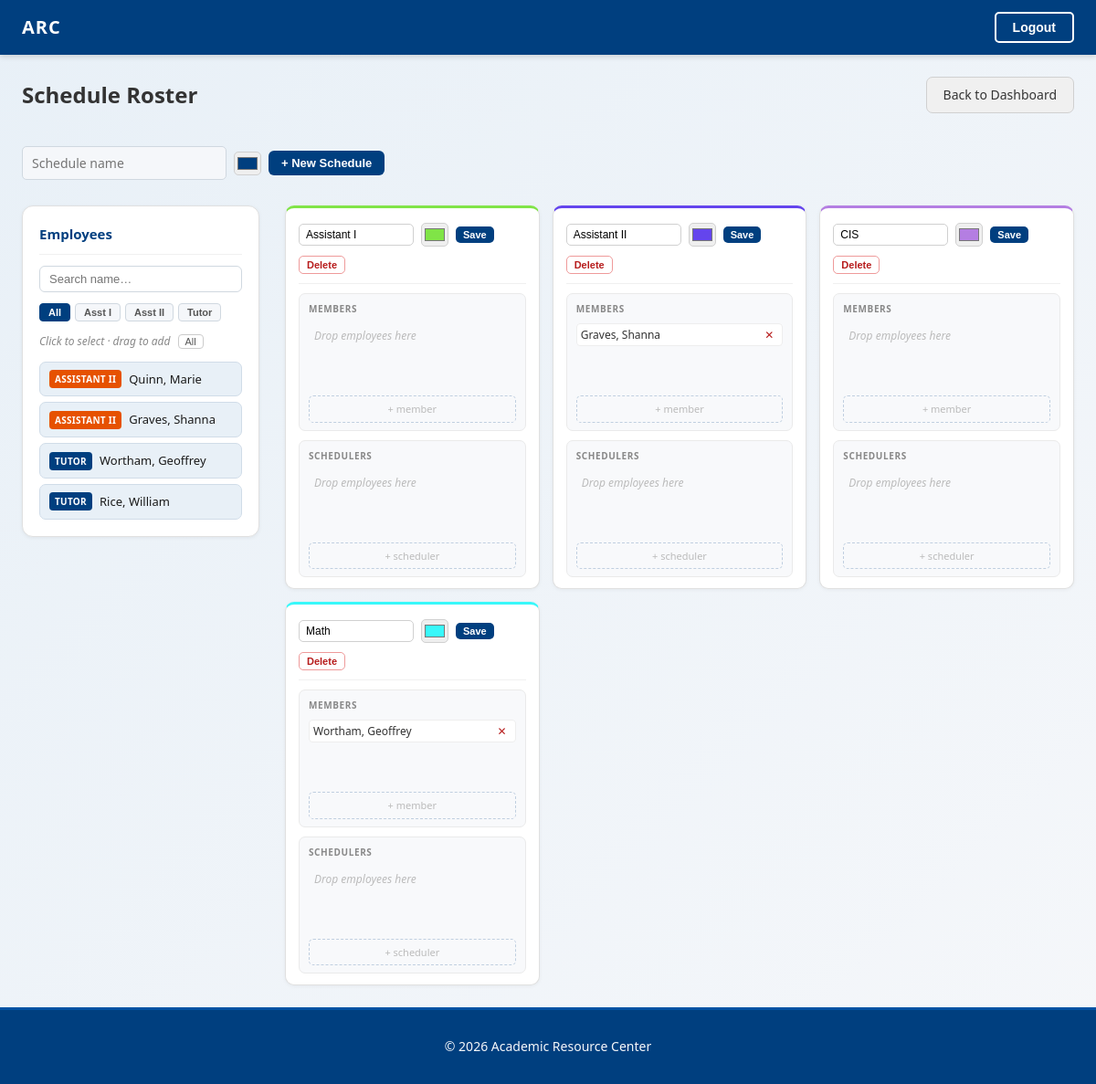
The app's page /roster/ (signed in) with its own data.
### account/models.py (models this page shows)
class Employee(AbstractUser):
    class Role(models.TextChoices):
        ASSISTANT_I = 'ASSISTANT_I', 'Assistant I'
        ASSISTANT_II = 'ASSISTANT_II', 'Assistant II'
        TUTOR = 'TUTOR', 'Tutor'
    birthdate = models.DateField(null=True, blank=True)
    part_time = models.BooleanField(default=True)
    role = models.CharField(
        max_length=20,
        choices=Role.choices,
        default=Role.TUTOR,
    )
    is_admin = models.BooleanField(default=False)

### scheduling/models.py (models this page shows, shortened)
class Schedule(models.Model):
    name = models.CharField(max_length=100, unique=True)
    color = models.CharField(max_length=7, default='#003F7F')
    schedulers = models.ManyToManyField(
        settings.AUTH_USER_MODEL,
        blank=True,
        related_name='scheduler_of'
    )
    members = models.ManyToManyField(
        settings.AUTH_USER_MODEL,
        blank=True,
        related_name='member_of'
    )

### account/views.py (the view, shortened to what this page needs)
# urls.py: path('roster/', views.roster, name='roster'),
@login_required
@user_passes_test(_admin_check)
def roster(request):
    from scheduling.models import Schedule
    from scheduling.forms import ScheduleForm
    schedules = Schedule.objects.prefetch_related('members', 'schedulers').order_by('name')
    all_employees = list(
        Employee.objects.filter(is_active=True).annotate(
            role_order=Case(
                When(role='ASSISTANT_I', then=Value(0)),
                When(role='ASSISTANT_II', then=Value(1)),
                When(role='TUTOR', then=Value(2)),
                default=Value(3),
                output_field=IntegerField(),
            )
        ).order_by('role_order', 'first_name')
    )
    return render(request, 'account/roster.html', {
        'schedules': schedules,
        'all_employees': all_employees,
        'schedule_form': ScheduleForm(),
    })

### scheduling/forms.py
class ScheduleForm(forms.ModelForm):
    class Meta:
        model = Schedule
        fields = ['name', 'color']
        widgets = {
            'name': forms.TextInput(attrs={'class': 'form-control', 'placeholder': 'Schedule name'}),
            'color': forms.TextInput(attrs={'type': 'color', 'class': 'roster-color-input'}),
        }

### account/templates/account/roster.html (shortened to what this page needs)
{% extends "dashboard/base.html" %}
{% block content %}
<div class="roster-container">
  <div class="roster-page-header">
    <h1>Schedule Roster</h1>
    <a href="{% url 'dashboard:dashboard' %}" class="btn btn-secondary">Back to Dashboard</a>
  </div>
  <div class="roster-create-bar">
    <form method="post" class="roster-add-form">
      {{ schedule_form.name }}
      {{ schedule_form.color }}
      <button type="submit" class="btn btn-add">+ New Schedule</button>
    </form>
  </div>
  <div class="roster-layout">
    <div class="roster-emp-panel">
      <h2 class="roster-panel-title">Employees</h2>
      <input type="text" id="emp-search" class="roster-emp-search" placeholder="Search name…">
      <div class="roster-role-filters">
        <button class="roster-role-btn active" data-role="">All</button>
        <button class="roster-role-btn" data-role="assistant_i">Asst I</button>
        <button class="roster-role-btn" data-role="assistant_ii">Asst II</button>
        <button class="roster-role-btn" data-role="tutor">Tutor</button>
      </div>
      <p class="roster-panel-hint">Click to select · drag to add<button type="button" id="roster-sel-all" class="roster-clear-btn">All</button></p>
      <div class="roster-emp-list">
        {% for emp in all_employees %}
        <div class="roster-emp-card"
             draggable="true"
             data-emp-pk="{{ emp.pk }}"
             data-emp-name="{{ emp.last_name }}, {{ emp.first_name }}"
             data-role="{{ emp.role|lower }}">
          <span class="roster-emp-role role-{{ emp.role|lower }}">{{ emp.get_role_display }}</span>
          {{ emp.last_name }}, {{ emp.first_name }}
        </div>
        {% empty %}
        <p class="roster-empty">No active employees.</p>
        {% endfor %}
      </div>
    </div>
    <div class="roster-schedules-panel">
      {% for schedule in schedules %}
      <section class="roster-section" style="border-top: 3px solid {{ schedule.color }};">
        <div class="roster-section-header">
          <form method="post" class="roster-add-form">
            <input type="text" name="name" value="{{ schedule.name }}" class="roster-rename-input">
            <input type="color" name="color" value="{{ schedule.color }}" class="roster-color-input">
            <button type="submit" class="btn btn-add btn-xs">Save</button>
          </form>
          <form method="post" class="inline-form"
                onsubmit="return confirm('Delete {{ schedule.name }}?\n\nThis will permanently delete the schedule AND all shift entries assigned to it.\n\nThis cannot be undone.');">
            <button type="submit" class="btn btn-deactivate btn-xs">Delete</button>
          </form>
        </div>
        <div class="roster-zone">
          <h3 class="roster-zone-title">Members</h3>
          <ul class="roster-member-list"
              id="members-{{ schedule.pk }}"
              data-schedule-pk="{{ schedule.pk }}"
              data-action="add_member"
              data-remove-action="remove_member">
            {% for emp in schedule.members.all %}
            <li class="roster-member-item" data-emp-pk="{{ emp.pk }}">
              <span>{{ emp.last_name }}, {{ emp.first_name }}</span>
              <form method="post" class="inline-form">
                <button type="submit" class="btn-icon btn-icon-remove" title="Remove">&#10005;</button>
              </form>
            </li>
            {% empty %}
            <li class="roster-empty-drop">Drop employees here</li>
            {% endfor %}
          </ul>
          <div class="roster-zone-footer">
            <div class="drop-zone"
                 data-schedule-pk="{{ schedule.pk }}"
                 data-action="add_member"
                 data-list-id="members-{{ schedule.pk }}">+ member</div>
          </div>
        </div>
        <div class="roster-zone">
          <h3 class="roster-zone-title">Schedulers</h3>
          <ul class="roster-member-list"
              id="schedulers-{{ schedule.pk }}"
              data-schedule-pk="{{ schedule.pk }}"
              data-action="add_scheduler"
              data-remove-action="remove_scheduler">
            {% for emp in schedule.schedulers.all %}
            <li class="roster-member-item" data-emp-pk="{{ emp.pk }}">
              <span>{{ emp.last_name }}, {{ emp.first_name }}</span>
              <form method="post" class="inline-form">
                {% csrf_token %}
                <input type="hidden" name="action" value="remove_scheduler">
                <input type="hidden" name="employee" value="{{ emp.pk }}">
                <input type="hidden" name="schedule" value="{{ schedule.pk }}">
                <button type="submit" class="btn-icon btn-icon-remove" title="Remove">&#10005;</button>
              </form>
            </li>
            {% empty %}
            <li class="roster-empty-drop">Drop employees here</li>
            {% endfor %}
          </ul>
          <div class="roster-zone-footer">
            <div class="drop-zone"
                 data-schedule-pk="{{ schedule.pk }}"
                 data-action="add_scheduler"
                 data-list-id="schedulers-{{ schedule.pk }}">+ scheduler</div>
          </div>
        </div>
      </section>
      {% empty %}
      <p class="roster-empty">No schedules yet. Create one above.</p>
      {% endfor %}
    </div>
  </div>
</div>
{% endblock %}

### records on screen
Employee: role "ASSISTANT II", last_name "Quinn", first_name "Marie"
Employee: role "ASSISTANT II", last_name "Graves", first_name "Shanna"
Employee: role "TUTOR", last_name "Wortham", first_name "Geoffrey"
Employee: role "TUTOR", last_name "Rice", first_name "William"
Schedule: name "Assistant I", color "#80e447"
Schedule: name "Assistant II", color "#6445ed"
Schedule: name "CIS", color "#b47ee2"
Schedule: name "Math", color "#38f8fa"
